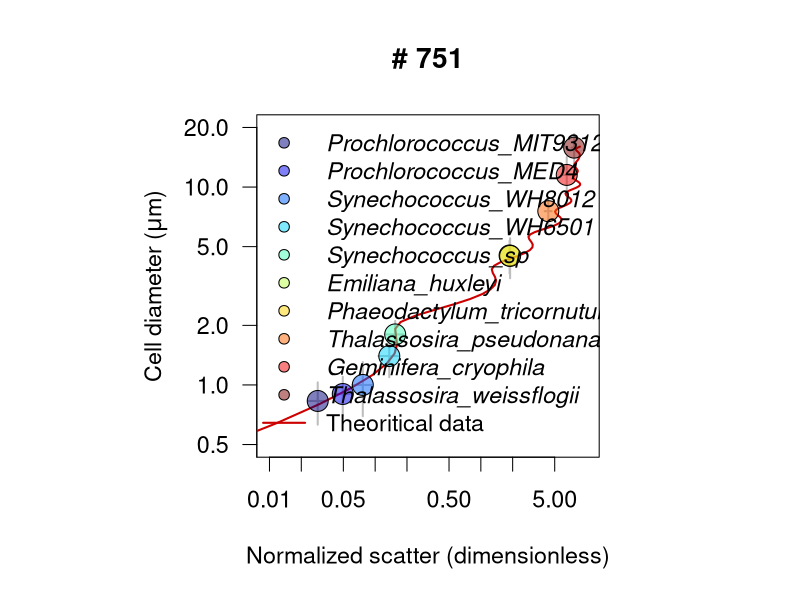

This chart was generated by the following R code:
#########################
### LINEAR REGRESSION ###
#########################
library(scales)
path.to.git.repository <- "~/Documents/DATA/Codes/fsc-size-calibration"
setwd(path.to.git.repository)
.rainbow.cols <- colorRampPalette(c("#00007F", "blue", "#007FFF", "cyan", "#7FFF7F", "yellow","#FF7F00", "red", "#7F0000"))

culture <- read.csv("scatter_calibration.csv")
culture$norm.fsc <- culture$fsc / culture$fsc.beads
culture$norm.fsc.sd <- culture$fsc.sd / culture$fsc.beads
culture$volume <- 4/3 * pi * (culture$diameter/2)^3
culture$volume.sd <- culture$volume * culture$diameter.sd/culture$diameter

culture2 <- aggregate(culture, by=list(culture$species), FUN=mean)
culture2 <- culture2[order(culture2$norm.fsc),]

mie <- read.csv("calibrated-mie.csv")
inst <- 751

png(paste0(inst,"-Size-scatter.png"),width=12, height=12, unit='in', res=100)

  par(mfrow=c(1,1), pty='s',cex=1.4)
  plot(culture2$norm.fsc, culture2$diameter, log='xy', pch=NA,ylab=substitute(paste("Cell diameter (",mu,"m)")), xlab="Normalized scatter (dimensionless)",cex=2, xaxt='n', yaxt='n', xlim=c(0.01,10), ylim=c(0.5,20), main=paste("#",inst))
  with(culture2, arrows(norm.fsc, diameter-culture2$diameter.sd, norm.fsc, diameter + culture2$diameter.sd,  code = 3, length=0, col='grey',lwd=2))
  with(culture2, arrows(norm.fsc-norm.fsc.sd, diameter, norm.fsc+norm.fsc.sd, diameter,  code = 3, length=0,col='grey',lwd=2))
  axis(1, at=c(0.01,0.02,0.05,0.1,0.2,0.5,1,2,5))
  axis(2, at=c(0.1,0.2,0.5,1,2,5,10,20),las=1)
  lines(mie[,paste0("scatter_",inst)], mie$diam, col='red3',lwd=2)
  points(culture2$norm.fsc, culture2$diameter, bg=alpha(.rainbow.cols(nrow(culture2)),0.5), pch=21,cex=2)
  legend("topleft",legend=c(as.vector(culture2$Group.1),"Theoritical data"), pch=c(rep(21,nrow(culture2)),NA), lwd=c(rep(NA,nrow(culture2)),2), bty='n',
            pt.bg=alpha(.rainbow.cols(nrow(culture2)),0.5), col=c(rep(1,nrow(culture2)),'red3'), text.font=c(rep(3,nrow(culture2)),1))

dev.off()
